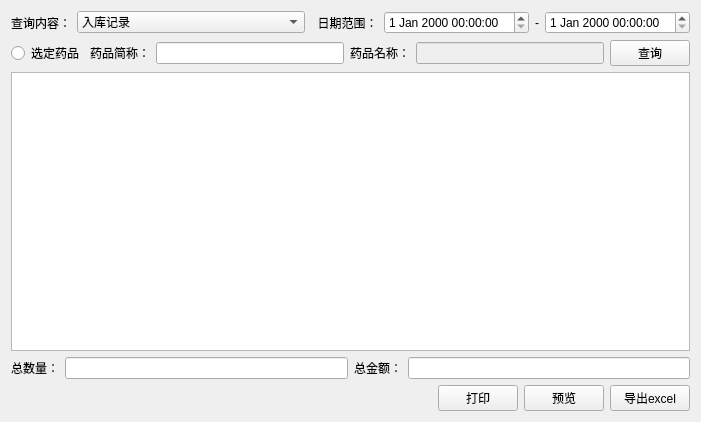
<?xml version="1.0" encoding="UTF-8"?>
<ui version="4.0">
 <class>DrugStatistics</class>
 <widget class="QWidget" name="DrugStatistics">
  <property name="geometry">
   <rect>
    <x>0</x>
    <y>0</y>
    <width>701</width>
    <height>422</height>
   </rect>
  </property>
  <property name="windowTitle">
   <string>DrugStatistics</string>
  </property>
  <layout class="QVBoxLayout" name="verticalLayout">
   <item>
    <layout class="QHBoxLayout" name="horizontalLayout_10">
     <item>
      <widget class="QLabel" name="label_9">
       <property name="sizePolicy">
        <sizepolicy hsizetype="Fixed" vsizetype="Preferred">
         <horstretch>0</horstretch>
         <verstretch>0</verstretch>
        </sizepolicy>
       </property>
       <property name="text">
        <string>查询内容：</string>
       </property>
      </widget>
     </item>
     <item>
      <widget class="QComboBox" name="comboBox_find">
       <property name="enabled">
        <bool>true</bool>
       </property>
       <property name="sizePolicy">
        <sizepolicy hsizetype="Expanding" vsizetype="Fixed">
         <horstretch>0</horstretch>
         <verstretch>0</verstretch>
        </sizepolicy>
       </property>
       <item>
        <property name="text">
         <string>入库记录</string>
        </property>
       </item>
       <item>
        <property name="text">
         <string>销售调拨记录</string>
        </property>
       </item>
       <item>
        <property name="text">
         <string>仓库调拨记录</string>
        </property>
       </item>
       <item>
        <property name="text">
         <string>调价记录</string>
        </property>
       </item>
       <item>
        <property name="text">
         <string>盈亏损益</string>
        </property>
       </item>
      </widget>
     </item>
     <item>
      <widget class="QLabel" name="label">
       <property name="text">
        <string>  日期范围：</string>
       </property>
      </widget>
     </item>
     <item>
      <widget class="QDateTimeEdit" name="dateTimeEdit_1"/>
     </item>
     <item>
      <widget class="QLabel" name="label_2">
       <property name="text">
        <string>-</string>
       </property>
      </widget>
     </item>
     <item>
      <widget class="QDateTimeEdit" name="dateTimeEdit_2"/>
     </item>
    </layout>
   </item>
   <item>
    <layout class="QHBoxLayout" name="horizontalLayout">
     <item>
      <widget class="QRadioButton" name="radioButton">
       <property name="text">
        <string>选定药品</string>
       </property>
      </widget>
     </item>
     <item>
      <widget class="QLabel" name="label_4">
       <property name="text">
        <string>药品简称：</string>
       </property>
      </widget>
     </item>
     <item>
      <widget class="QLineEdit" name="lineEdit_DrugNo"/>
     </item>
     <item>
      <widget class="QLabel" name="label_3">
       <property name="text">
        <string>药品名称：</string>
       </property>
      </widget>
     </item>
     <item>
      <widget class="QLineEdit" name="lineEdit_DrugName">
       <property name="enabled">
        <bool>false</bool>
       </property>
      </widget>
     </item>
     <item>
      <widget class="QPushButton" name="findButton">
       <property name="text">
        <string>查询</string>
       </property>
      </widget>
     </item>
    </layout>
   </item>
   <item>
    <widget class="QTableWidget" name="tableWidget"/>
   </item>
   <item>
    <layout class="QHBoxLayout" name="horizontalLayout_3">
     <item>
      <widget class="QLabel" name="label_5">
       <property name="text">
        <string>总数量：</string>
       </property>
      </widget>
     </item>
     <item>
      <widget class="QLineEdit" name="lineEdit_TotalNum"/>
     </item>
     <item>
      <widget class="QLabel" name="label_6">
       <property name="text">
        <string>总金额：</string>
       </property>
      </widget>
     </item>
     <item>
      <widget class="QLineEdit" name="lineEdit_TotalPrice"/>
     </item>
    </layout>
   </item>
   <item>
    <layout class="QHBoxLayout" name="horizontalLayout_2">
     <item>
      <spacer name="horizontalSpacer_4">
       <property name="orientation">
        <enum>Qt::Horizontal</enum>
       </property>
       <property name="sizeHint" stdset="0">
        <size>
         <width>40</width>
         <height>20</height>
        </size>
       </property>
      </spacer>
     </item>
     <item>
      <widget class="QPushButton" name="printButton">
       <property name="text">
        <string>打印</string>
       </property>
      </widget>
     </item>
     <item>
      <widget class="QPushButton" name="previewButton">
       <property name="text">
        <string>预览</string>
       </property>
      </widget>
     </item>
     <item>
      <widget class="QPushButton" name="excelButton">
       <property name="text">
        <string>导出excel</string>
       </property>
      </widget>
     </item>
    </layout>
   </item>
  </layout>
 </widget>
 <layoutdefault spacing="6" margin="11"/>
 <resources/>
 <connections/>
</ui>
